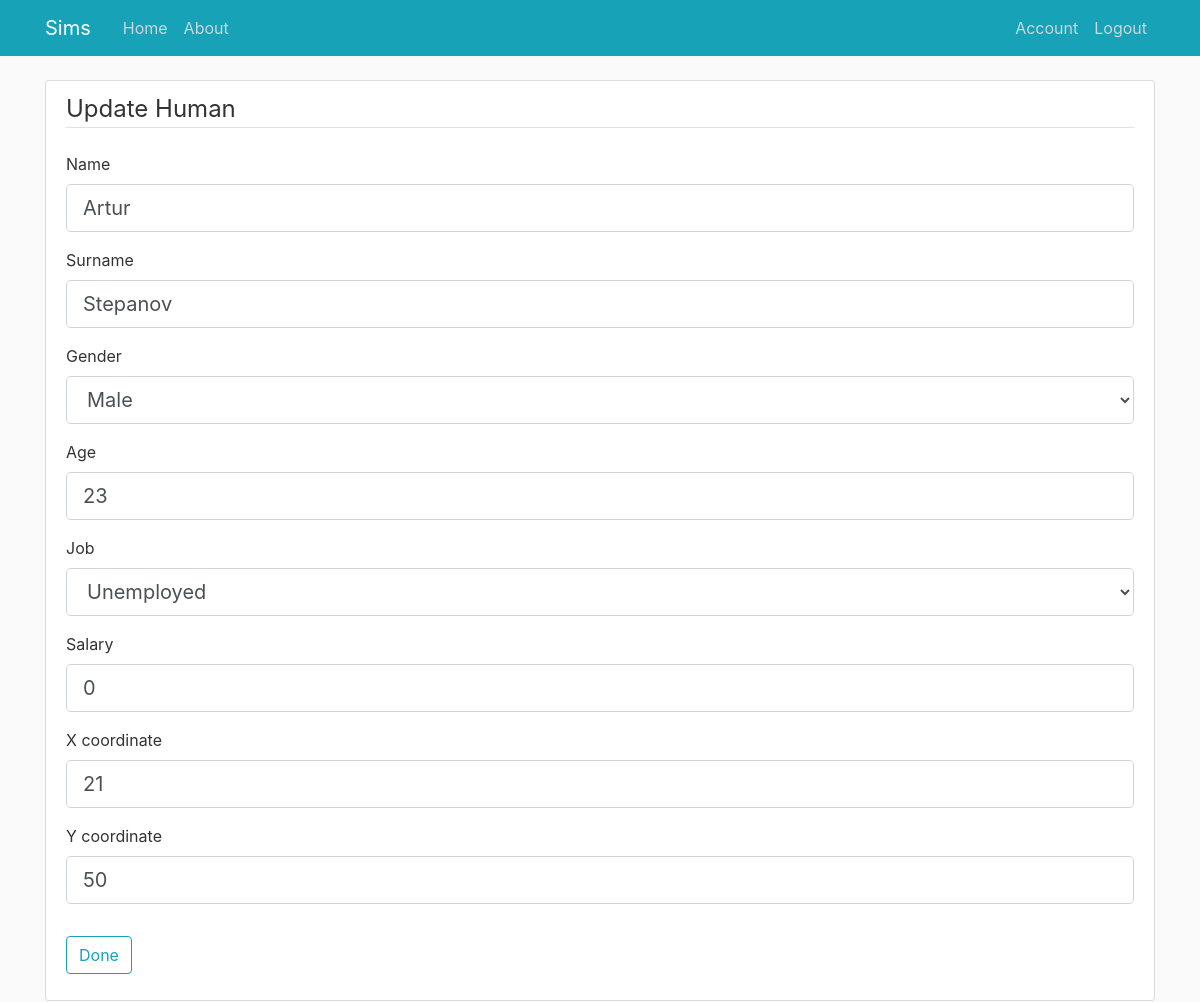
The page /human/2/update (signed in) on the database as committed earlier.
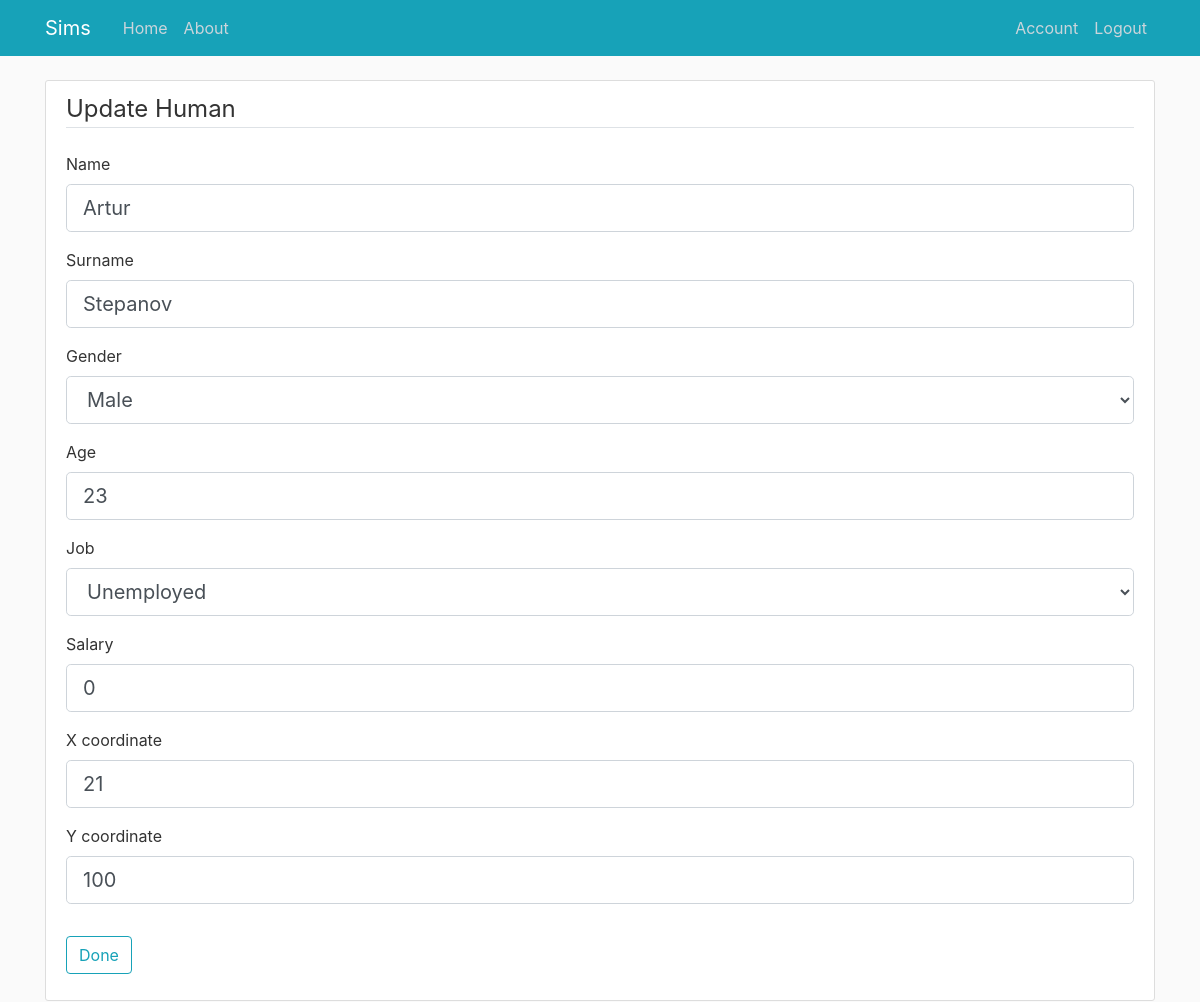
The same page on the database as committed later.
### sims/models.py (models this page shows, shortened)
class Human(db.Model):
    id = db.Column(db.Integer, primary_key=True)
    name = db.Column(db.String(100), nullable=False)
    surname = db.Column(db.String(100), nullable=False)
    gender = db.Column(db.Enum(Gender), nullable=False)
    age = db.Column(db.Integer, nullable=False)
    job = db.Column(db.Enum(Job), default=Job.UNEMPLOYED)
    salary = db.Column(db.Integer, default=0)
    x_coordinate = db.Column(db.Integer, nullable=False, default=0)
    y_coordinate = db.Column(db.Integer, nullable=False, default=0)
    family_id = db.Column(db.Integer, db.ForeignKey('family.id'))
    plumbob = db.Column(db.Enum(Plumbob), default=Plumbob.GREEN)

### sims/humans/routes.py (the view)
@humans.route("/human/<int:human_id>/update", methods=['GET', 'POST'])
@login_required
def update_human(human_id):
    human = Human.query.get_or_404(human_id)
    form = HumanForm()
    if form.validate_on_submit():
        try:
            job = Job(form.job.data)
            gender = Gender(form.gender.data)
        except KeyError:
            flash('Invalid gender or job type', 'danger')
            return redirect(url_for('main.home'))
        human.name = form.name.data
        human.surname = form.surname.data
        human.gender = gender
        human.job = job
        human.salary = form.salary.data
        human.age = form.age.data
        human.x_coordinate = form.x_coordinate.data
        human.y_coordinate = form.y_coordinate.data
        db.session.commit()
        flash('Your human has been updated!', 'success')
        return redirect(url_for('humans.human', human_id=human.id))
    elif request.method == 'GET':
        form.name.data = human.name
        form.surname.data = human.surname
        form.gender.data = human.gender
        form.job.data = human.job
        form.salary.data = human.salary
        form.age.data = human.age
        form.x_coordinate.data = human.x_coordinate
        form.y_coordinate.data = human.y_coordinate
    return render_template('humans/create_human.html', form=form, legend='Update Human', title='Update Human')

### sims/humans/forms.py
class HumanForm(FlaskForm):
    name = StringField('Name',
                       validators=[DataRequired(), Regexp(r'^[A-Za-z]+$', message='Name should contain only letters.')])
    surname = StringField('Surname', validators=[DataRequired(), Regexp(r'^[A-Za-z]+$',
                                                                        message='Surname should contain only letters.')])
    gender = SelectField('Gender', choices=[(gender.value, gender.value) for gender in Gender],
                         validators=[DataRequired()])
    age = IntegerField('Age', validators=[InputRequired(), NumberRange(min=0, max=100)])
    salary = IntegerField('Salary', validators=[InputRequired(), NumberRange(min=0, max=1000000)])
    job = SelectField('Job', choices=[(job.value, job.value) for job in Job],
                      validators=[DataRequired()])
    x_coordinate = IntegerField('X coordinate', validators=[DataRequired(), NumberRange(min=-450, max=450)])
    y_coordinate = IntegerField('Y coordinate', validators=[DataRequired(), NumberRange(min=-200, max=200)])
    submit = SubmitField('Done')

### sims/models.py (called while the page is built)
@login_manager.user_loader
def load_user(user_id):
    return User.query.get(int(user_id))

### sims/templates/humans/create_human.html (shortened to what the changed rows need)
{% extends "layout.html" %}
{% block content %}
    <div class="content-section">
        <form method="POST" action="">
            <fieldset class="form-group">
                <div class="form-group">
                    {{ form.name.label(class="form-control-label") }}
                    {% if form.name.errors %}
                        {{ form.name(class="form-control form-control-lg is-invalid") }}
                        <div class="invalid-feedback">
                            {% for error in form.name.errors %}
                                <span>{{ error }}</span>
                            {% endfor %}
                        </div>
                    {% else %}
                        {{ form.name(class="form-control form-control-lg") }}
                    {% endif %}
                </div>
                <div class="form-group">
                    {{ form.surname.label(class="form-control-label") }}
                    {% if form.surname.errors %}
                        {{ form.surname(class="form-control form-control-lg is-invalid") }}
                        <div class="invalid-feedback">
                            {% for error in form.surname.errors %}
                                <span>{{ error }}</span>
                            {% endfor %}
                        </div>
                    {% else %}
                        {{ form.surname(class="form-control form-control-lg") }}
                    {% endif %}
                </div>
                <div class="form-group">
                    {{ form.gender.label(class="form-control-label") }}
                    {% if form.gender.errors %}
                        {{ form.gender(class="form-control form-control-lg is-invalid") }}
                        <div class="invalid-feedback">
                            {% for error in form.gender.errors %}
                                <span>{{ error }}</span>
                            {% endfor %}
                        </div>
                    {% else %}
                        {{ form.gender(class="form-control form-control-lg") }}
                    {% endif %}
                </div>
                <div class="form-group">
                    {{ form.age.label(class="form-control-label") }}
                    {% if form.age.errors %}
                        {{ form.age(class="form-control form-control-lg is-invalid") }}
                        <div class="invalid-feedback">
                            {% for error in form.age.errors %}
                                <span>{{ error }}</span>
                            {% endfor %}
                        </div>
                    {% else %}
                        {{ form.age(class="form-control form-control-lg") }}
                    {% endif %}
                </div>
                <div class="form-group">
                    {{ form.job.label(class="form-control-label") }}
                    {% if form.job.errors %}
                        {{ form.job(class="form-control form-control-lg is-invalid") }}
                        <div class="invalid-feedback">
                            {% for error in form.job.errors %}
                                <span>{{ error }}</span>
                            {% endfor %}
                        </div>
                    {% else %}
                        {{ form.job(class="form-control form-control-lg") }}
                    {% endif %}
                </div>
                <div class="form-group">
                    {{ form.salary.label(class="form-control-label") }}
                    {% if form.salary.errors %}
                        {{ form.salary(class="form-control form-control-lg is-invalid") }}
                        <div class="invalid-feedback">
                            {% for error in form.salary.errors %}
                                <span>{{ error }}</span>
                            {% endfor %}
                        </div>
                    {% else %}
                        {{ form.salary(class="form-control form-control-lg") }}
                    {% endif %}
                </div>
                <div class="form-group">
                    {{ form.x_coordinate.label(class="form-control-label") }}
                    {% if form.x_coordinate.errors %}
                        {{ form.x_coordinate(class="form-control form-control-lg is-invalid") }}
                        <div class="invalid-feedback">
                            {% for error in form.x_coordinate.errors %}
                                <span>{{ error }}</span>
                            {% endfor %}
                        </div>
                    {% else %}
                        {{ form.x_coordinate(class="form-control form-control-lg") }}
                    {% endif %}
                </div>
                <div class="form-group">
                    {{ form.y_coordinate.label(class="form-control-label") }}
                    {% if form.y_coordinate.errors %}
                        {{ form.y_coordinate(class="form-control form-control-lg is-invalid") }}
                        <div class="invalid-feedback">
                            {% for error in form.y_coordinate.errors %}
                                <span>{{ error }}</span>
                            {% endfor %}
                        </div>
                    {% else %}
                        {{ form.y_coordinate(class="form-control form-control-lg") }}
                    {% endif %}
                </div>
            </fieldset>
        </form>
    </div>
{% endblock content %}

Rows that differ between the two databases and show on the page:
changed Human "Artur": y_coordinate "50" → "100"
